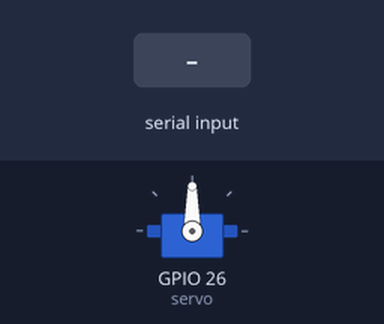
A sketch run on a simulated ESP32. Parts: servo. The test bench sets the inputs (shaded band). What the sketch prints to the serial monitor is not drawn.

Above: at 1.2 s.
1.3 s: "R" received over Serial
At 2.2 s:
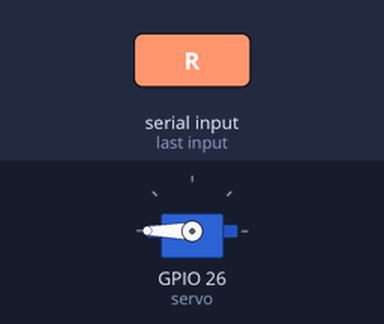
2.8 s: "L" received over Serial
At 3.3 s:
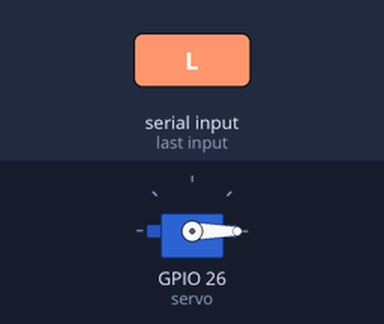
4.3 s: "O" received over Serial
At 5.7 s:
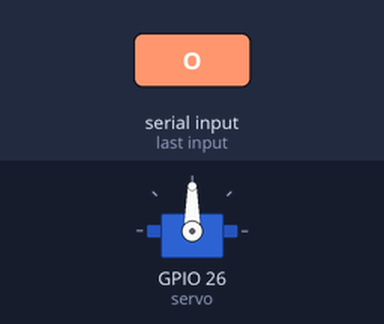
Timing chart, 0 to 7.3 s (numbered marks = the images above; inputs shaded):
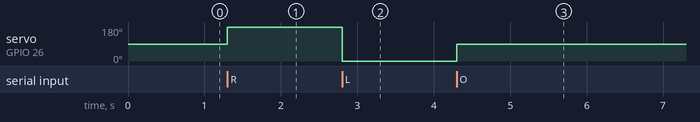

Measured:
- after the input at 1.3 s, servo on GPIO 26 (servo): 90° → 180° at once
- after the input at 2.8 s, servo on GPIO 26 (servo): 180° → 0° at once
- after the input at 4.3 s, servo on GPIO 26 (servo): 0° → 90° at once

The sketch:

Servo.ino
```cpp
#include <Servo.h>
Servo servo;
const int time = 100;
//https://docs.arduino.cc/learn/electronics/servo-motors

void setup() {
  servo.attach(26); //analog, pwm, and normal digital pins all work for this
  Serial.begin(9600);
  servo.write(90);
}

void loop() {
  char byte = 0;
  Serial.readBytes(&byte, 1);
  Serial.print(byte);
  if (byte == 'R'){
    servo.write(360);
  }
  if (byte == 'L'){
    servo.write(0);
  }
  if (byte == 'O'){
    servo.write(90);
  }
  if (byte == 'P'){
    while (byte != 'R' || byte != 'L' || byte != 'O'){
      int increment = -5;
      for (int degrees = 180; degrees < 181;){
        servo.write(degrees);
        if (degrees == 0){
          increment = 5;
        }
        degrees += increment;
        //delay(time);
      }
      Serial.readBytes(&byte, 1);
    }
  }
}
```
